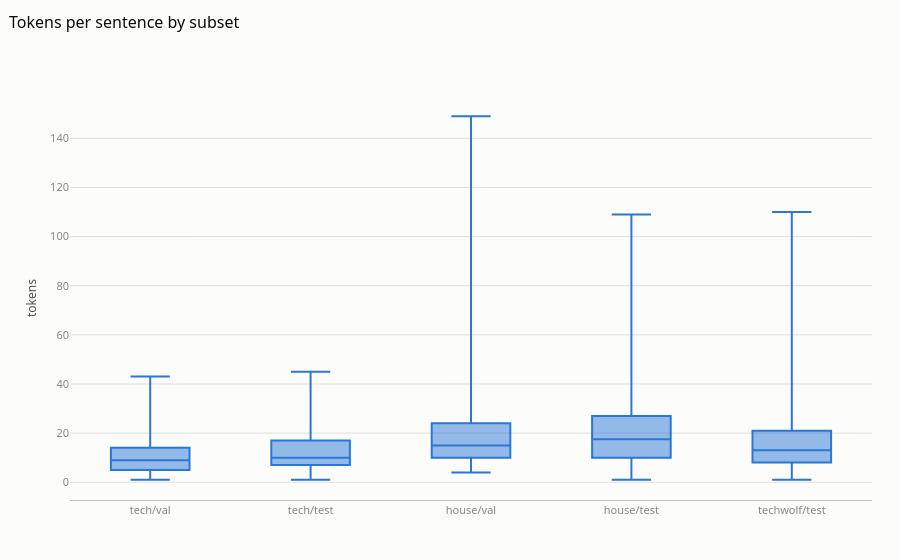

Notebook cell for this chart:
### Markdown cell above
## 4. Sentence and phrase statistics

### Code cell
sent = df.drop_duplicates(["subset_split", "sentence"]).copy()
sent["n_tokens"] = sent["sentence"].str.split().str.len()
per_sent = df.groupby(["subset_split", "sentence"]).size().reset_index(name="phrases")
print(sent.groupby("subset_split")["n_tokens"].describe().round(1))
fig = px.box(sent, x="subset_split", y="n_tokens", category_orders={"subset_split": order}, points=False,
             title="Tokens per sentence by subset")
fig.update_layout(xaxis_title="", yaxis_title="tokens")
viz.save_fig(fig, "eda02_sentence_length", "Sentence length per subset: TECH sentences are shortest (median ~10 tokens), HOUSE sentences the longest (median 15–18 tokens).")
fig

### Figure 1 — Plotly figure (JSON) as saved in the notebook; plotly's stock layout.template omitted (floating-point values rounded to 4 significant figures; data arrays with more than 128 entries replaced by an {"elided": "..."} marker saying what was removed)
{"data": [{"alignmentgroup": "True", "boxpoints": false, "hovertemplate": "subset_split=%{x}<br>n_tokens=%{y}<extra></extra>", "legendgroup": "", "marker": {"color": "#2a78d6"}, "name": "", "notched": false, "offsetgroup": "", "orientation": "v", "showlegend": false, "type": "box", "x": {"elided": "1255 str values"}, "x0": " ", "xaxis": "x", "y": {"elided": "1255 int values"}, "y0": " ", "yaxis": "y"}], "layout": {"autosize": true, "boxmode": "group", "legend": {"tracegroupgap": 0}, "title": {"text": "Tokens per sentence by subset"}, "xaxis": {"anchor": "y", "categoryarray": ["tech/val", "tech/test", "house/val", "house/test", "techwolf/test"], "categoryorder": "array", "domain": [0.0, 1.0], "title": {"text": ""}}, "yaxis": {"anchor": "x", "domain": [0.0, 1.0], "title": {"text": "tokens"}}}}
